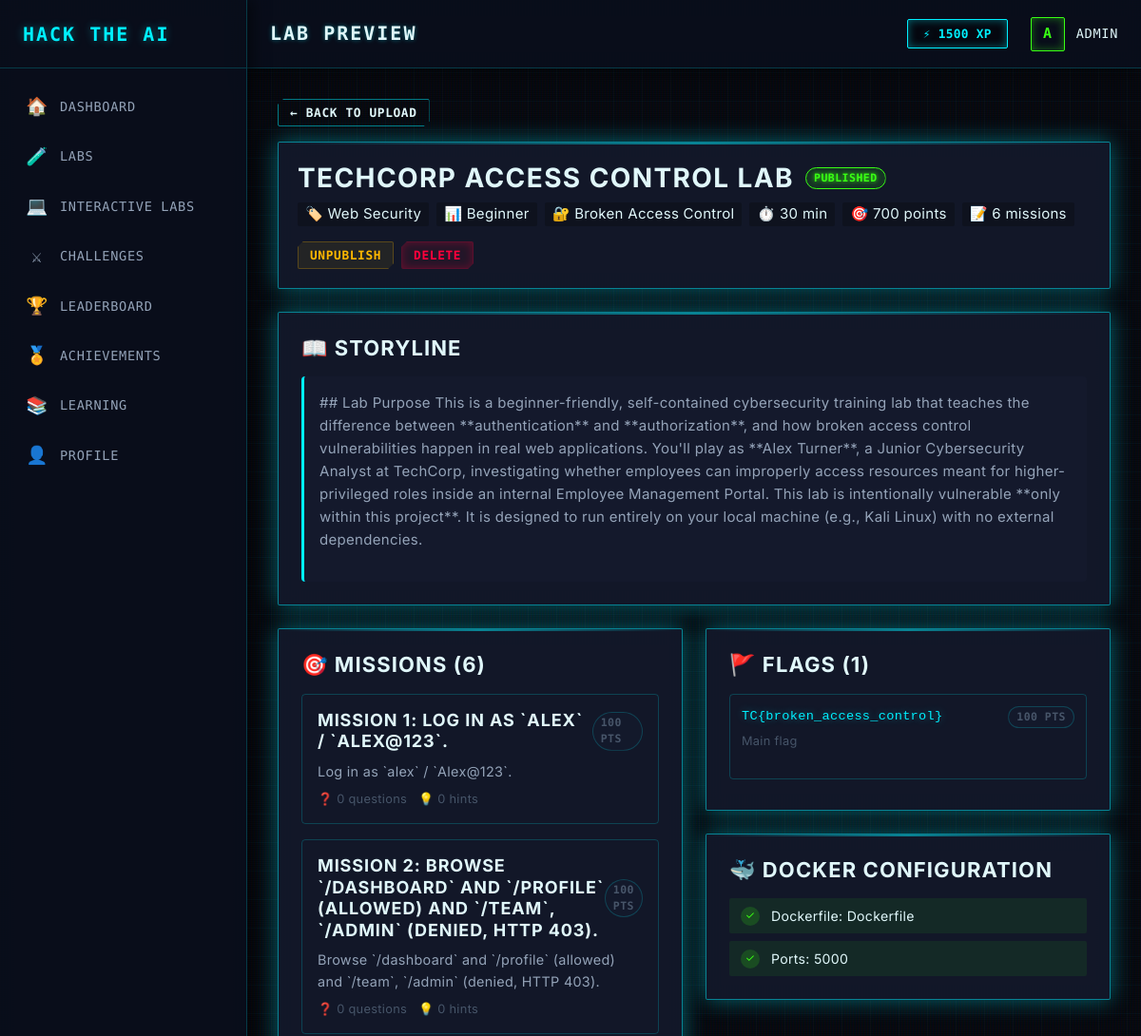
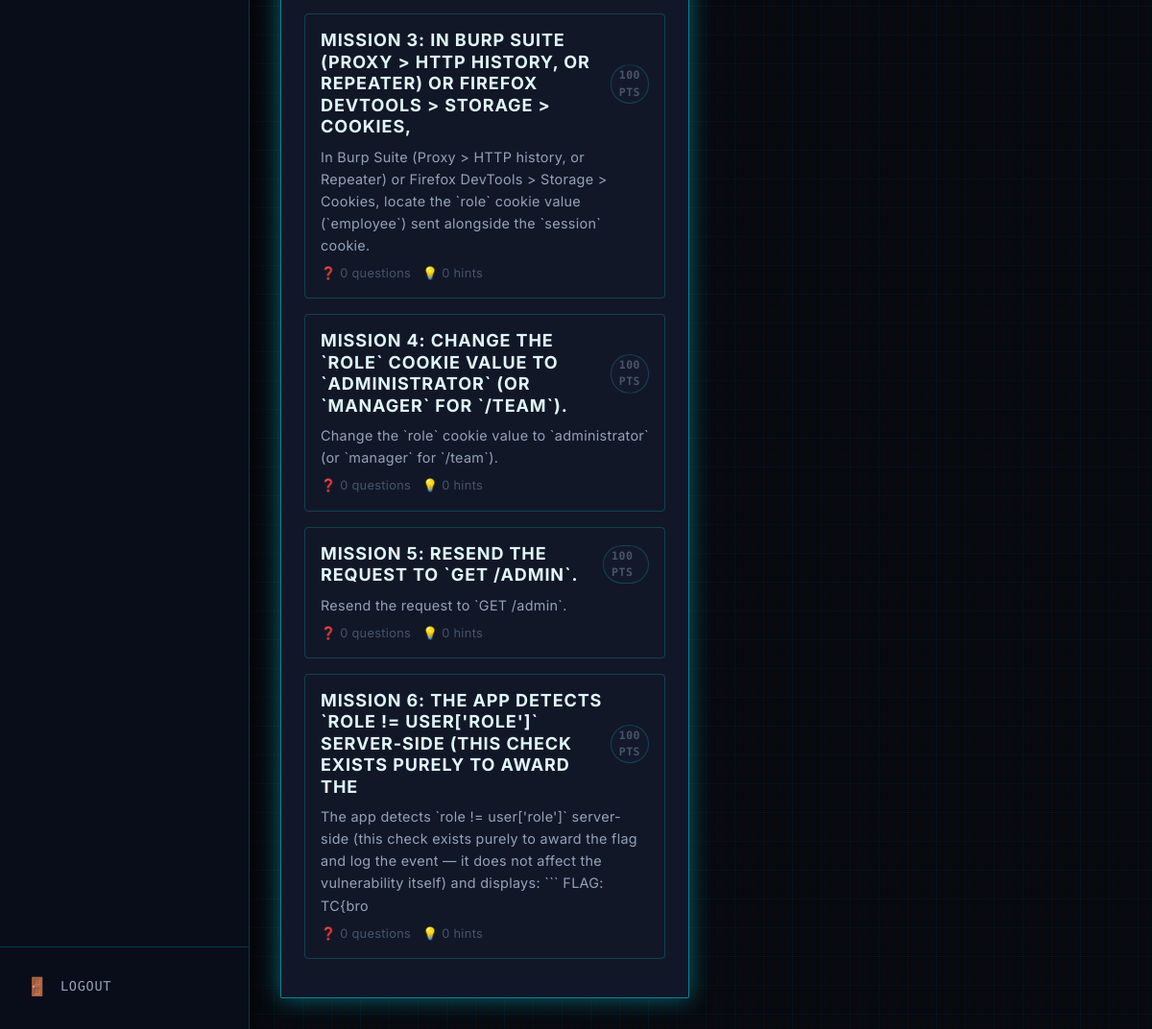
The page /admin/labs/ulab-4c064396/preview (signed in) on the database its author committed (2 pictures, top to bottom).
### models.py (models this page shows)
class UploadedLab(db.Model):
    __tablename__ = 'uploaded_labs'
    id = db.Column(db.String(50), primary_key=True)
    title = db.Column(db.String(200), nullable=False)
    category = db.Column(db.String(100), nullable=False, default='General')
    difficulty = db.Column(db.String(50), nullable=False, default='Beginner')
    concept = db.Column(db.String(200), nullable=True)
    storyline = db.Column(db.Text, nullable=True)            # JSON or markdown storyline text
    description = db.Column(db.Text, nullable=True)           # Short description for catalog
    estimated_time = db.Column(db.Integer, default=30)        # minutes
    total_points = db.Column(db.Integer, default=0)
    status = db.Column(db.String(20), default='draft')        # draft, published, archived
    sort_order = db.Column(db.Integer, nullable=False, default=0)  # learning-path position; labs unlock in this order
    zip_path = db.Column(db.String(500), nullable=True)       # Path to extracted ZIP on disk
    docker_config = db.Column(db.Text, nullable=True)         # JSON: dockerfile path, compose, ports
    target_app_path = db.Column(db.String(500), nullable=True) # Relative path to app dir inside extracted ZIP
    manifest_json = db.Column(db.Text, nullable=True)         # Full normalized manifest as JSON
    created_at = db.Column(db.DateTime, default=db.func.current_timestamp())
    updated_at = db.Column(db.DateTime, default=db.func.current_timestamp(), onupdate=db.func.current_timestamp())
    created_by = db.Column(db.Integer, db.ForeignKey('users.id'), nullable=True)
    missions = db.relationship('UploadedLabMission', backref='lab', lazy=True, cascade='all, delete-orphan',
                               order_by='UploadedLabMission.mission_number')
    flags = db.relationship('UploadedLabFlag', backref='lab', lazy=True, cascade='all, delete-orphan')
    sessions = db.relationship('LabSession', backref='lab', lazy=True)

class UploadedLabMission(db.Model):
    __tablename__ = 'uploaded_lab_missions'
    id = db.Column(db.String(80), primary_key=True)
    lab_id = db.Column(db.String(50), db.ForeignKey('uploaded_labs.id'), nullable=False)
    mission_number = db.Column(db.Integer, nullable=False)
    title = db.Column(db.String(200), nullable=False)
    objective = db.Column(db.Text, nullable=True)
    instructions = db.Column(db.Text, nullable=True)          # JSON array of instruction steps
    storyline_text = db.Column(db.Text, nullable=True)        # Per-mission storyline continuation
    target_url_path = db.Column(db.String(500), nullable=True) # Relative path in target app
    points = db.Column(db.Integer, default=100)
    questions = db.relationship('UploadedLabQuestion', backref='mission', lazy=True, cascade='all, delete-orphan',
                                order_by='UploadedLabQuestion.sort_order')
    hints = db.relationship('UploadedLabHint', backref='mission', lazy=True, cascade='all, delete-orphan',
                            order_by='UploadedLabHint.sort_order')

class UploadedLabFlag(db.Model):
    __tablename__ = 'uploaded_lab_flags'
    id = db.Column(db.String(80), primary_key=True)
    lab_id = db.Column(db.String(50), db.ForeignKey('uploaded_labs.id'), nullable=False)
    mission_id = db.Column(db.String(80), nullable=True)      # Optional: tie to specific mission
    flag_value = db.Column(db.String(500), nullable=False)
    flag_description = db.Column(db.String(200), nullable=True)
    points = db.Column(db.Integer, default=100)

### routes/admin.py (the view)
@admin_bp.route('/labs/<lab_id>/preview')
def lab_preview(lab_id):
    import json
    from models import UploadedLab
    lab = UploadedLab.query.get_or_404(lab_id)
    missions = lab.missions
    flags = lab.flags
    docker_config = {}
    if lab.docker_config:
        try:
            docker_config = json.loads(lab.docker_config)
        except json.JSONDecodeError:
            pass
    return render_template('admin_lab_preview.html',
                           title=f"Preview: {lab.title}",
                           lab=lab,
                           missions=missions,
                           flags=flags,
                           docker_config=docker_config)

### routes/admin.py (called while the page is built)
def is_admin():
    if 'user_id' not in session:
        return False
    user = User.query.get(session['user_id'])
    return user and user.role == 'admin'

@admin_bp.before_request
def check_admin():
    if not is_admin():
        abort(403)

### templates/admin_lab_preview.html (shortened to what this page needs)
{% extends "base.html" %}
{% block page_title %}Lab Preview{% endblock %}
{% block extra_css %}
<link rel="stylesheet" href="{{ url_for('static', filename='css/pages/admin_lab_upload.css') }}">
{% endblock %}
{% block content %}
<div class="page-container">
    <a href="{{ url_for('admin.lab_upload_page') }}" class="btn btn-outline btn-sm" style="margin-bottom: var(--space-4);">← Back to Upload</a>
    <div class="card elevated preview-header" style="margin-bottom: var(--space-6);">
        <div style="display: flex; justify-content: space-between; align-items: flex-start; flex-wrap: wrap; gap: var(--space-4);">
            <div>
                <div style="display: flex; align-items: center; gap: var(--space-3); margin-bottom: var(--space-2);">
                    <h2 style="margin: 0;">{{ lab.title }}</h2>
                    <span class="badge {% if lab.status == 'published' %}badge-success{% elif lab.status == 'draft' %}badge-warning{% else %}badge-secondary{% endif %}">
                        {{ lab.status|upper }}
                    </span>
                </div>
                <div class="preview-meta">
                    <span class="meta-item">🏷️ {{ lab.category }}</span>
                    <span class="meta-item">📊 {{ lab.difficulty }}</span>
                    {% if lab.concept %}<span class="meta-item">🔐 {{ lab.concept }}</span>{% endif %}
                    <span class="meta-item">⏱️ {{ lab.estimated_time }} min</span>
                    <span class="meta-item">🎯 {{ lab.total_points }} points</span>
                    <span class="meta-item">📝 {{ missions|length }} missions</span>
                </div>
            </div>
            <div class="preview-actions">
                {% if lab.status == 'draft' %}
                <form action="{{ url_for('admin.lab_publish', lab_id=lab.id) }}" method="POST" style="display: inline;">
                    <input type="hidden" name="csrf_token" value="{{ csrf_token() }}">
                    <button type="submit" class="btn btn-primary">🚀 Publish Lab</button>
                </form>
                {% else %}
                <form action="{{ url_for('admin.lab_unpublish', lab_id=lab.id) }}" method="POST" style="display: inline;">
                    <button type="submit" class="btn btn-warning btn-sm">Unpublish</button>
                </form>
                {% endif %}
                <form action="{{ url_for('admin.lab_delete', lab_id=lab.id) }}" method="POST" style="display: inline;"
                      onsubmit="return confirm('Permanently delete this lab?');">
                    <button type="submit" class="btn btn-danger btn-sm">Delete</button>
                </form>
            </div>
        </div>
    </div>
    <div style="display: grid; grid-template-columns: 1fr 1fr; gap: var(--space-6);">
        <div class="card elevated" style="grid-column: span 2;">
            <h3 style="margin-bottom: var(--space-4);">📖 Storyline</h3>
            <div class="storyline-preview">
                {% if lab.storyline %}
                <p>{{ lab.storyline }}</p>
                {% else %}
                <p class="text-muted">No storyline detected in the uploaded ZIP.</p>
                {% endif %}
            </div>
        </div>
        <div class="card elevated">
            <h3 style="margin-bottom: var(--space-4);">🎯 Missions ({{ missions|length }})</h3>
            {% for mission in missions %}
            <div class="preview-mission-card" style="margin-bottom: var(--space-4); padding: var(--space-4); border: 1px solid var(--border); border-radius: var(--radius-md);">
                <div style="display: flex; justify-content: space-between; align-items: center; margin-bottom: var(--space-2);">
                    <h4 style="margin: 0;">Mission {{ mission.mission_number }}: {{ mission.title }}</h4>
                    <span class="badge badge-secondary">{{ mission.points }} pts</span>
                </div>
                {% if mission.objective %}
                <p class="text-secondary" style="margin-bottom: var(--space-2); font-size: 0.9rem;">{{ mission.objective[:200] }}</p>
                {% endif %}
                <div style="display: flex; gap: var(--space-3); font-size: 0.8rem; color: var(--text-muted);">
                    <span>❓ {{ mission.questions|length }} questions</span>
                    <span>💡 {{ mission.hints|length }} hints</span>
                </div>
            </div>
            {% endfor %}
        </div>
        <div>
            <div class="card elevated" style="margin-bottom: var(--space-6);">
                <h3 style="margin-bottom: var(--space-4);">🚩 Flags ({{ flags|length }})</h3>
                {% for flag in flags %}
                <div style="padding: var(--space-3); border: 1px solid var(--border); border-radius: var(--radius-md); margin-bottom: var(--space-2);">
                    <div style="display: flex; justify-content: space-between; align-items: center;">
                        <code class="text-accent" style="font-size: 0.85rem;">{{ flag.flag_value }}</code>
                        <span class="badge badge-secondary">{{ flag.points }} pts</span>
                    </div>
                    {% if flag.flag_description %}
                    <p class="text-muted" style="font-size: 0.8rem; margin-top: var(--space-1);">{{ flag.flag_description }}</p>
                    {% endif %}
                </div>
                {% endfor %}
            </div>
            <div class="card elevated">
                <h3 style="margin-bottom: var(--space-4);">🐳 Docker Configuration</h3>
                {% if docker_config.get('has_dockerfile') or docker_config.get('has_compose') %}
                <div class="validation-checklist">
                    {% if docker_config.get('has_dockerfile') %}
                    <div class="validation-item passed">
                        <span class="validation-icon">✓</span>
                        <span>Dockerfile: {{ docker_config.get('dockerfile_path', 'Found') }}</span>
                    </div>
                    {% endif %}
                    {% if docker_config.get('ports') %}
                    <div class="validation-item passed">
                        <span class="validation-icon">✓</span>
                        <span>Ports: {{ docker_config.get('ports')|join(', ') }}</span>
                    </div>
                    {% endif %}
                </div>
                {% else %}
                <p class="text-muted">No Docker configuration detected.</p>
                {% endif %}
            </div>
        </div>
    </div>
</div>
{% endblock %}

### static/css/core/variables.css (style rules this page uses)
:root { --bg-primary: #05080f; --bg-secondary: #0a0f1d; --bg-card: rgba(13, 17, 28, 0.7); --bg-elevated: rgba(20, 27, 45, 0.85); --bg-inverse: #e0f7fa; --bg: var(--bg-secondary); --surface: var(--bg-card); --surface-1: var(--bg-card); --surface-2: var(--bg-elevated); --surface-hover: rgba(30, 41, 59, 0.9); --gradient-primary: linear-gradient(135deg, var(--accent), var(--secondary)); --border-light: rgba(0, 240, 255, 0.1); --border: rgba(0, 240, 255, 0.2); --border-hover: rgba(0, 240, 255, 0.5); --text-primary: #e0f7fa; --text-secondary: #94a3b8; --text-muted: #475569; --text-inverse: #05080f; --accent: #00f0ff; --accent-hover: #00c3d9; --accent-rgb: 0, 240, 255; --accent-glow: rgba(0, 240, 255, 0.4); --secondary: #39ff14; --secondary-rgb: 57, 255, 20; --secondary-glow: rgba(57, 255, 20, 0.4); --success: #39ff14; --success-rgb: 57, 255, 20; --warning: #ffb800; --warning-rgb: 255, 184, 0; --danger: #ff003c; --danger-rgb: 255, 0, 60; --info: #00f0ff; --info-rgb: 0, 240, 255; --shadow-xs: 0 0 5px rgba(0, 240, 255, 0.1); --shadow-sm: 0 0 10px rgba(0, 240, 255, 0.2); --shadow-md: 0 0 15px rgba(0, 240, 255, 0.3); --shadow-lg: 0 0 25px rgba(0, 240, 255, 0.4); --shadow-xl: 0 0 40px rgba(0, 240, 255, 0.5); --blur-sm: blur(4px); --blur-md: blur(12px); --blur-lg: blur(24px); --font-sans: 'Inter', system-ui, -apple-system, sans-serif; --font-mono: 'Fira Code', 'JetBrains Mono', monospace; --sidebar-width: 260px; --sidebar-collapsed-width: 70px; --header-height: 72px; --space-1: 0.25rem; --space-2: 0.5rem; --space-3: 0.75rem; --space-4: 1rem; --space-5: 1.25rem; --space-6: 1.5rem; --space-8: 2rem; --space-12: 3rem; --radius-sm: 2px; --radius-md: 4px; --radius-lg: 8px; --radius-full: 9999px; --transition-fast: 150ms ease-out; --transition-normal: 250ms cubic-bezier(0.4, 0, 0.2, 1); }
:root { --ws-bg: #03050a; --ws-bg-elevated: #05080f; --ws-bg-panel: rgba(10, 15, 29, 0.8); --ws-border: rgba(0, 240, 255, 0.15); --ws-text: #e0f7fa; --ws-text-secondary: #64748b; --ws-accent: #00f0ff; --ws-success: #39ff14; --ws-danger: #ff003c; --ws-warning: #ffb800; }

### static/css/core/typography.css (style rules this page uses)
body { font-size: 15px; letter-spacing: 0.02em; }
h1, h2, h3, h4, h5, h6 { font-weight: 700; line-height: 1.25; letter-spacing: 0.05em; color: var(--text-primary); margin-bottom: var(--space-4); text-transform: uppercase; }
h2 { font-size: 1.75rem; }
h3 { font-size: 1.375rem; }
h4 { font-size: 1.125rem; }
p { color: var(--text-secondary); margin-bottom: var(--space-4); line-height: 1.6; }
.text-accent { color: var(--accent); text-shadow: 0 0 8px var(--accent-glow); }
.text-secondary { color: var(--text-secondary); }
.text-muted { color: var(--text-muted); }

### static/css/layout/layout.css (style rules this page uses)
.page-container { padding: var(--space-8); max-width: 1400px; margin: 0 auto; width: 100%; }

### rows shown on the page
UploadedLab: title "TECHCORP ACCESS CONTROL LAB", status "PUBLISHED", category "Web Security", difficulty "Beginner", concept "Broken Access Control", estimated_time "30", total_points "700", storyline "## Lab Purpose This is a beginner-friendly, self-contained cybersecurity training lab that teaches the difference between **authentication** and **authorization**, and how broken access control vulnerabilities happen in real web applications. You'll play as **Alex Turner**, a Junior Cybersecurity Analyst at TechCorp, investigating whether employees can improperly access resources meant for higher-privileged roles inside an internal Employee Management Portal. This lab is intentionally vulnerable **only within this project**. It is designed to run entirely on your local machine (e.g., Kali Linux) with no external dependencies."
UploadedLabMission: mission_number "1", title "LOG IN AS `ALEX` / `ALEX@123`.", points "100", objective "Log in as `alex` / `Alex@123`.", questions|length "0", hints|length "0"
UploadedLabMission: mission_number "2", title "BROWSE `/DASHBOARD` AND `/PROFILE` (ALLOWED) AND `/TEAM`, `/ADMIN` (DENIED, HTTP 403).", points "100", objective "Browse `/dashboard` and `/profile` (allowed) and `/team`, `/admin` (denied, HTTP 403).", questions|length "0", hints|length "0"
UploadedLabMission: mission_number "3", title "IN BURP SUITE (PROXY > HTTP HISTORY, OR REPEATER) OR FIREFOX DEVTOOLS > STORAGE > COOKIES,", points "100", objective "In Burp Suite (Proxy > HTTP history, or Repeater) or Firefox DevTools > Storage > Cookies, locate the `role` cookie value (`employee`) sent alongside the `session` cookie.", questions|length "0", hints|length "0"
UploadedLabMission: mission_number "4", title "CHANGE THE `ROLE` COOKIE VALUE TO `ADMINISTRATOR` (OR `MANAGER` FOR `/TEAM`).", points "100", objective "Change the `role` cookie value to `administrator` (or `manager` for `/team`).", questions|length "0", hints|length "0"
UploadedLabMission: mission_number "5", title "RESEND THE REQUEST TO `GET /ADMIN`.", points "100", objective "Resend the request to `GET /admin`.", questions|length "0", hints|length "0"
UploadedLabMission: mission_number "6", title "THE APP DETECTS `ROLE != USER['ROLE']` SERVER-SIDE (THIS CHECK EXISTS PURELY TO AWARD THE", points "100", objective "The app detects `role != user['role']` server-side (this check exists purely to award the flag and log the event — it does not affect the vulnerability itself) and displays: ``` FLAG: TC{bro", questions|length "0", hints|length "0"
UploadedLabFlag: flag_value "TC{broken_access_control}", points "100", flag_description "Main flag"

### other values the page prints
{{ session.get('username')[0]|upper if session.get('username') else 'U' }} "A"
{{ session.get('username') }} "ADMIN"
{{ missions|length }} "6"
{{ flags|length }} "1"
{{ docker_config.get('dockerfile_path', 'Found') }} "Dockerfile"
{{ docker_config.get('ports')|join(', ') }} "5000"
